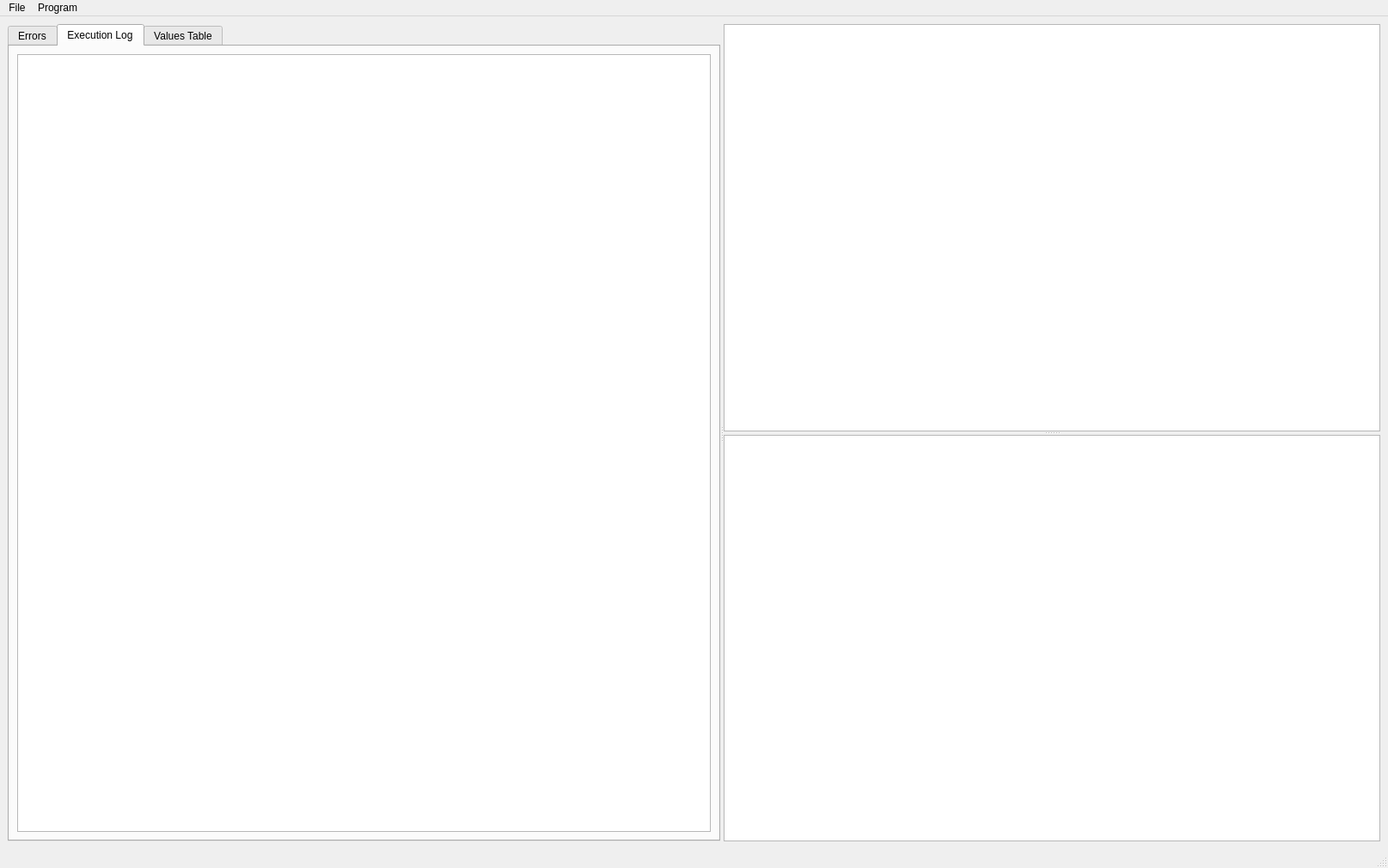
<?xml version="1.0" encoding="UTF-8"?>
<ui version="4.0">
 <class>PascalizerMainWindow</class>
 <widget class="QMainWindow" name="PascalizerMainWindow">
  <property name="geometry">
   <rect>
    <x>0</x>
    <y>0</y>
    <width>1615</width>
    <height>1010</height>
   </rect>
  </property>
  <property name="windowTitle">
   <string>MainWindow</string>
  </property>
  <widget class="QWidget" name="centralwidget">
   <layout class="QGridLayout" name="gridLayout">
    <item row="0" column="0">
     <widget class="QSplitter" name="infoToEditor_Splitter">
      <property name="orientation">
       <enum>Qt::Orientation::Horizontal</enum>
      </property>
      <widget class="QTabWidget" name="tabWidget">
       <property name="sizePolicy">
        <sizepolicy hsizetype="Expanding" vsizetype="Expanding">
         <horstretch>0</horstretch>
         <verstretch>0</verstretch>
        </sizepolicy>
       </property>
       <property name="minimumSize">
        <size>
         <width>250</width>
         <height>0</height>
        </size>
       </property>
       <property name="maximumSize">
        <size>
         <width>16777215</width>
         <height>16777215</height>
        </size>
       </property>
       <property name="currentIndex">
        <number>1</number>
       </property>
       <widget class="QWidget" name="errors">
        <attribute name="title">
         <string>Errors</string>
        </attribute>
        <layout class="QVBoxLayout" name="verticalLayout_2">
         <item>
          <widget class="QListWidget" name="errorList"/>
         </item>
        </layout>
       </widget>
       <widget class="QWidget" name="executionLog">
        <attribute name="title">
         <string>Execution Log</string>
        </attribute>
        <layout class="QVBoxLayout" name="verticalLayout">
         <item>
          <widget class="QListWidget" name="executionLogList"/>
         </item>
        </layout>
       </widget>
       <widget class="QWidget" name="valuesTable">
        <attribute name="title">
         <string>Values Table</string>
        </attribute>
        <layout class="QVBoxLayout" name="verticalLayout_3">
         <item>
          <widget class="QTableWidget" name="valuesTableTable">
           <property name="sizePolicy">
            <sizepolicy hsizetype="Expanding" vsizetype="Expanding">
             <horstretch>0</horstretch>
             <verstretch>0</verstretch>
            </sizepolicy>
           </property>
           <column>
            <property name="text">
             <string>Name</string>
            </property>
           </column>
           <column>
            <property name="text">
             <string>Value</string>
            </property>
           </column>
          </widget>
         </item>
        </layout>
       </widget>
      </widget>
      <widget class="QSplitter" name="codeEditorToConsole_Splitter">
       <property name="orientation">
        <enum>Qt::Orientation::Vertical</enum>
       </property>
       <widget class="QPlainTextEdit" name="codeEditor">
        <property name="font">
         <font>
          <pointsize>14</pointsize>
         </font>
        </property>
        <property name="plainText">
         <string/>
        </property>
       </widget>
       <widget class="QTextEdit" name="console">
        <property name="sizePolicy">
         <sizepolicy hsizetype="Expanding" vsizetype="Expanding">
          <horstretch>0</horstretch>
          <verstretch>0</verstretch>
         </sizepolicy>
        </property>
        <property name="font">
         <font>
          <pointsize>14</pointsize>
         </font>
        </property>
       </widget>
      </widget>
     </widget>
    </item>
   </layout>
  </widget>
  <widget class="QMenuBar" name="menubar">
   <property name="geometry">
    <rect>
     <x>0</x>
     <y>0</y>
     <width>1615</width>
     <height>21</height>
    </rect>
   </property>
   <widget class="QMenu" name="menuFile">
    <property name="title">
     <string>File</string>
    </property>
    <addaction name="actionOpen"/>
    <addaction name="actionNew"/>
    <addaction name="actionSave"/>
    <addaction name="actionSave_As"/>
   </widget>
   <widget class="QMenu" name="menuRun">
    <property name="title">
     <string>Program</string>
    </property>
    <addaction name="actionRun"/>
   </widget>
   <addaction name="menuFile"/>
   <addaction name="menuRun"/>
  </widget>
  <widget class="QStatusBar" name="statusbar"/>
  <action name="actionOpen">
   <property name="text">
    <string>Open</string>
   </property>
  </action>
  <action name="actionSave">
   <property name="text">
    <string>Save</string>
   </property>
  </action>
  <action name="actionSave_As">
   <property name="text">
    <string>Save As</string>
   </property>
  </action>
  <action name="actionNew">
   <property name="text">
    <string>New</string>
   </property>
  </action>
  <action name="actionRun">
   <property name="text">
    <string>Run</string>
   </property>
  </action>
 </widget>
 <resources/>
 <connections/>
</ui>
